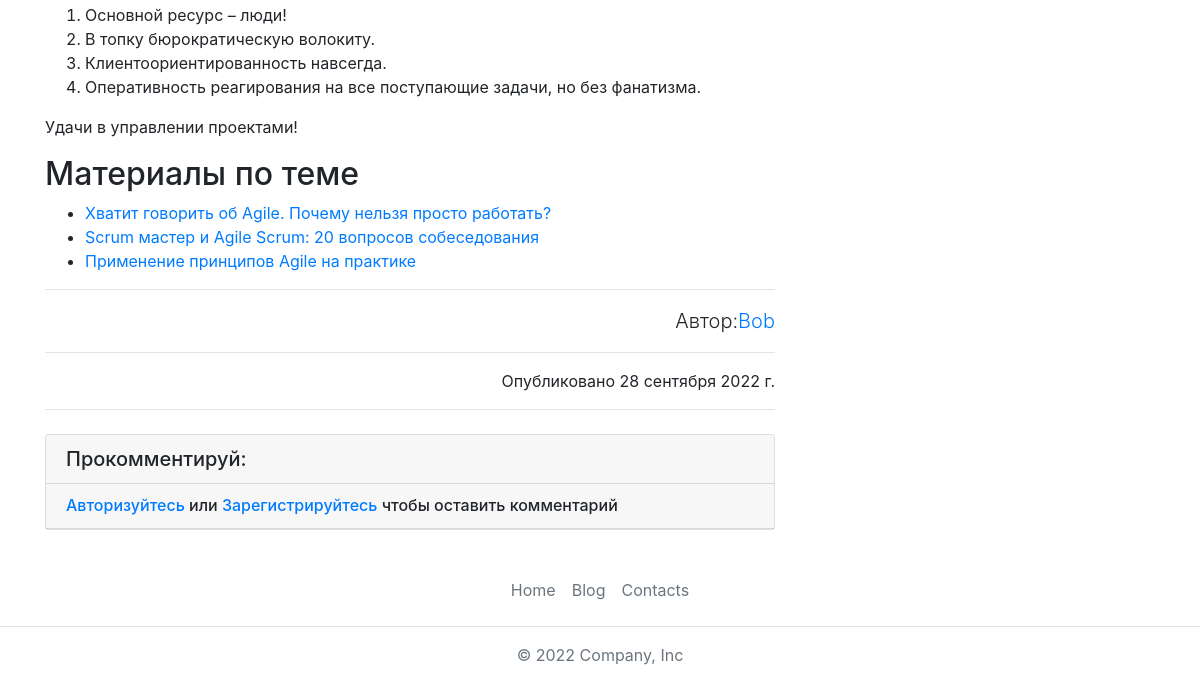
The page /blog/post/kanban-vs-scrum/ (lower part) on the database as committed earlier.
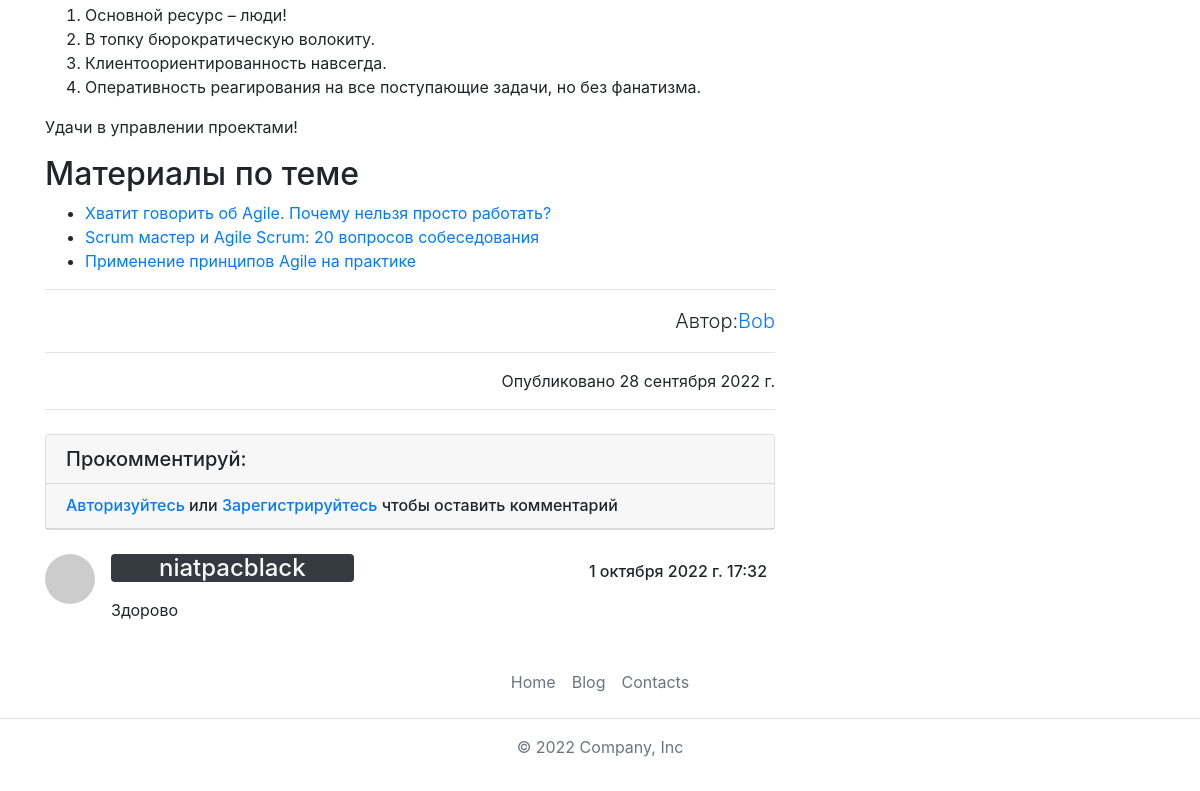
The same page on the database as committed later.
### blog_app/models.py (models this page shows, shortened)
class PostModel(models.Model):
    heading = models.CharField(max_length=255, verbose_name="Заголовок")
    title = models.CharField(max_length=255, verbose_name="Название")
    image = models.ImageField(blank=True, null=True, verbose_name="Картинка")
    url = models.SlugField(verbose_name="Имя ссылки на ваш пост")
    description = RichTextUploadingField(verbose_name="Описание")
    content = RichTextUploadingField(verbose_name="Контент поста")
    author = models.ForeignKey(User, related_name="posts", on_delete=models.CASCADE, verbose_name="Автор")
    created_data = models.DateField(default=timezone.now, verbose_name="Дата создания")
    tag = TaggableManager()
    class Meta:
        db_table = "posts"
        verbose_name = "Пост"
        verbose_name_plural = "Посты"

class CommentModel(models.Model):
    post = models.ForeignKey(PostModel, on_delete=models.CASCADE, related_name='comments')
    username = models.ForeignKey(User, on_delete=models.CASCADE, related_name='user_name')
    text = models.TextField(verbose_name='Текст комментария')
    created_date = models.DateTimeField(default=timezone.now)
    class Meta:
        db_table = "comments"
        ordering = ['-created_date']
        verbose_name = "Комментарии"

### blog_app/views.py (the view, shortened to what this page needs)
# urls.py: path("post/<url>/", views.PostPageView.as_view(), name="blog_post"),
class PostPageView(View):
    @logger.catch
    def get(self, request, url):
        return render(
            request,
            "blog_app/post_page.html",
            context={
                'form': CommentForm(),
                "post": get_post_or_404(url=url),
                "last_posts": get_five_last_posts_in_posts_table(),
            },
        )

### blog_app/blog_services/models_services.py (called while the page is built)
def get_post_or_404(url: str):
    return get_object_or_404(PostModel, url=url)

def get_five_last_posts_in_posts_table():
    return PostModel.objects.all()[:5][::-1]

### blog_app/templates/blog_app/post_page.html (shortened to what this page needs)
{% extends 'base.html' %}
{% load static %}
{% block content_app %}
    <div class="container">
        <div class="row">
            <div class="col-lg-8">
                <p class="lead">{{ post.content|safe }}</p>
                <hr>
                <p class="lead text-right">Автор:<a href="#">{{ post.author }}</a></p>
                <hr>
                <div class="text-right">Опубликовано {{ post.created_data }}</div>
                <hr>
                {% include 'blog_app/post_page_comments.html' %}
            </div>
        {% include 'blog_app/post_page_aside.html' %}
        </div>
    </div>
{% endblock %}

### main_app/templates/base.html (shortened to what this page needs)
{% load static %}
<!doctype html>
<html lang="en">
<head>
    {% block links %}
        <link rel="stylesheet" href="{% static 'css/style.css' %}">
        <link rel="stylesheet" href="https://cdn.jsdelivr.net/npm/bootstrap@4.5.3/dist/css/bootstrap.min.css"
>
    {% endblock %}
</head>
<body class="d-flex flex-column">
{% block body %}
    <div class="main-content">
        {% block content_app %}
        {% endblock %}
    </div>
    {% block footer %}
        {% include 'footer.html' %}
    {% endblock %}
{% endblock %}
</body>
</html>

### blog_app/templates/blog_app/post_page_comments.html
{% load crispy_forms_tags %}
<div class="card my-4">
    <h5 class="card-header">Прокомментируй:</h5>
    {% if user.is_authenticated %}
    <div class="card-body">
        {% crispy form %}
    </div>
    {% else %}
    <h6 class="card-header">
        <a href="{% url 'signin' %}">Авторизуйтесь</a> или <a href="{% url 'signup' %}">Зарегистрируйтесь</a>
        чтобы оставить комментарий
    </h6>
    {% endif %}
</div>
{% for comment in post.comments.all %}
<div class="media mb-4">
    <img class="d-flex mr-3 rounded-circle" src="http://placehold.it/50x50" alt="">
    <div class="media-body">
        <span class="d-flex justify-content-between mb-2">
            <p class="pl-5 pr-5 mt-0 h4 text-light bg-dark rounded">{{ comment.username }}</p>
            <p class="pt-2 pr-2 text-center mt-0 h6">{{ comment.created_date }}</p>
        </span>
        {{ comment.text }}
    </div>
</div>
{% endfor %}

### blog_app/templates/blog_app/post_page_aside.html (shortened to what this page needs)
{% load static %}
<div class="col-md-4">
</div>

### main_app/templates/footer.html
<div class="footer py-3 bg-white">
    <ul class="nav justify-content-center border-bottom pb-3 mb-3">
        <li class="nav-item"><a href="{% url "home" %}" class="nav-link px-2 text-muted">Home</a></li>
        <li class="nav-item"><a href="{% url "blog" %}" class="nav-link px-2 text-muted">Blog</a></li>
        <li class="nav-item"><a href="{% url "contacts" %}" class="nav-link px-2 text-muted">Contacts</a></li>
    </ul>
    <p class="text-center text-muted">© 2022 Company, Inc</p>
</div>

Rows that differ between the two databases and show on the page:
added CommentModel: username "niatpacblack", created_date "1 октября 2022 г. 17:32", text "Здорово"
